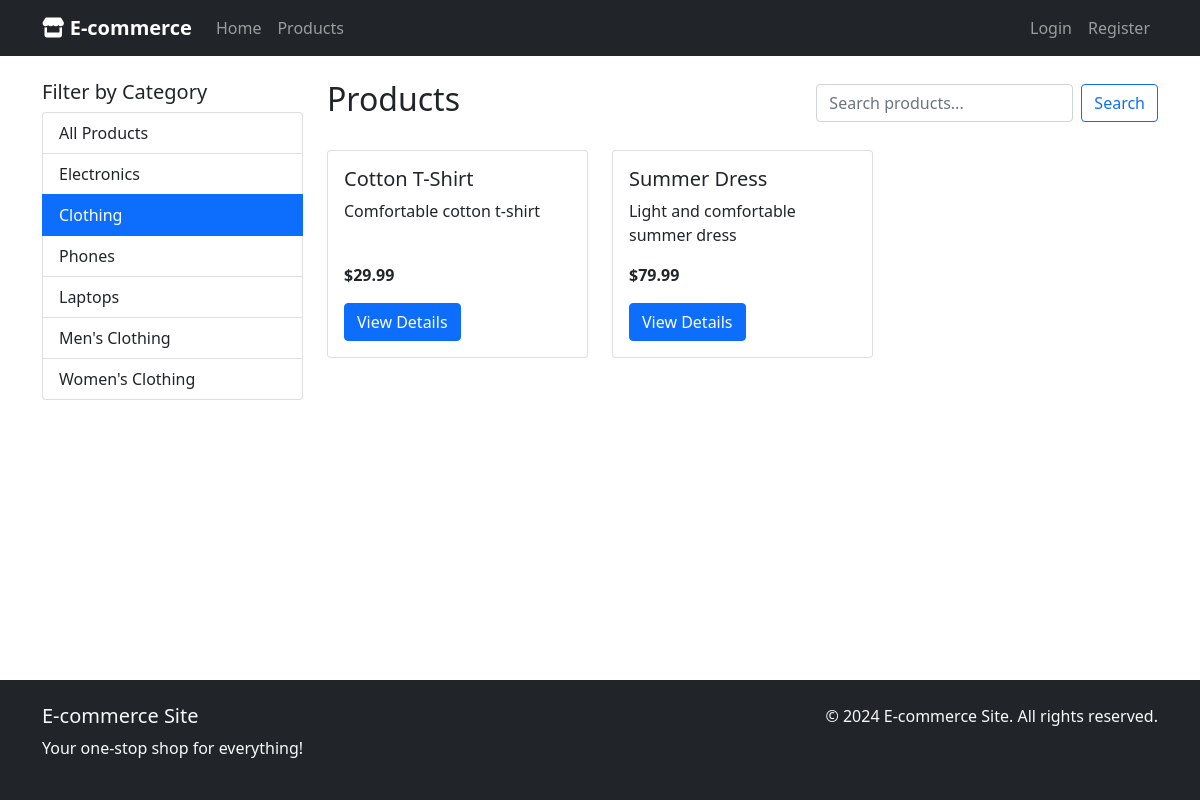
Page /products/?category=2 on the committed database.
### categories/models.py (models this page shows, shortened)
class Category(MPTTModel):
    name = models.CharField(max_length=200)
    slug = models.SlugField(max_length=200, unique=True)
    parent = TreeForeignKey('self', on_delete=models.CASCADE, null=True, blank=True, related_name='children')
    class MPTTMeta:
        order_insertion_by = ['name']
    class Meta:
        verbose_name_plural = 'categories'

### products/models.py (models this page shows, shortened)
class Product(models.Model):
    sku = models.CharField(max_length=64, unique=True, blank=True)
    name = models.CharField(max_length=255)
    description = models.TextField(blank=True)
    price = models.DecimalField(max_digits=12, decimal_places=2)
    categories = models.ManyToManyField(Category, related_name='products')
    created_at = models.DateTimeField(auto_now_add=True)

### frontend/views.py (the view)
# urls.py: path('products/', views.ProductListView.as_view(), name='product_list'),
class ProductListView(ListView):
    model = Product
    template_name = 'frontend/product_list.html'
    context_object_name = 'products'
    paginate_by = 12
    def get_queryset(self):
        queryset = Product.objects.all()
        category_id = self.request.GET.get('category')
        search = self.request.GET.get('search')
        if category_id:
            queryset = queryset.filter(categories__id=category_id)
        if search:
            queryset = queryset.filter(
                Q(name__icontains=search) | Q(description__icontains=search)
            )
        return queryset
    def get_context_data(self, **kwargs):
        context = super().get_context_data(**kwargs)
        context['categories'] = Category.objects.all()
        context['selected_category'] = self.request.GET.get('category')
        context['search_query'] = self.request.GET.get('search', '')
        return context

### templates/frontend/product_list.html (shortened to what this page needs)
{% extends 'base.html' %}
{% block content %}
<div class="row">
    <div class="col-md-3">
        <h5>Filter by Category</h5>
        <div class="list-group mb-4">
            <a href="{% url 'frontend:product_list' %}"
               class="list-group-item list-group-item-action {% if not selected_category %}active{% endif %}">
                All Products
            </a>
            {% for category in categories %}
                <a href="{% url 'frontend:product_list' %}?category={{ category.id }}"
                   class="list-group-item list-group-item-action {% if selected_category == category.id|stringformat:'s' %}active{% endif %}">
                    {{ category.name }}
                </a>
            {% endfor %}
        </div>
    </div>
    <div class="col-md-9">
        <div class="d-flex justify-content-between align-items-center mb-4">
            <h2>Products</h2>
            <form method="get" class="d-flex">
                <input type="search" name="search" class="form-control me-2"
                       placeholder="Search products..." value="{{ search_query }}">
                <button type="submit" class="btn btn-outline-primary">Search</button>
            </form>
        </div>
        <div class="row">
            {% for product in products %}
                <div class="col-md-4 mb-4">
                    <div class="card h-100">
                        <div class="card-body d-flex flex-column">
                            <h5 class="card-title">{{ product.name }}</h5>
                            <p class="card-text flex-grow-1">{{ product.description|truncatewords:15 }}</p>
                            <p class="card-text"><strong>${{ product.price }}</strong></p>
                            <div class="mt-auto">
                                <a href="{% url 'frontend:product_detail' product.pk %}" class="btn btn-primary">View Details</a>
                            </div>
                        </div>
                    </div>
                </div>
            {% endfor %}
        </div>
    </div>
</div>
{% endblock %}

### static/css/custom.css (style rules this page uses)
.card { transition: transform 0.2s; }

### rows in the picture
Category: name "Electronics"
Category: name "Clothing"
Category: name "Phones"
Category: name "Laptops"
Category: name "Men's Clothing"
Category: name "Women's Clothing"
Product: name "Cotton T-Shirt", description "Comfortable cotton t-shirt", price "29.99"
Product: name "Summer Dress", description "Light and comfortable summer dress", price "79.99"
